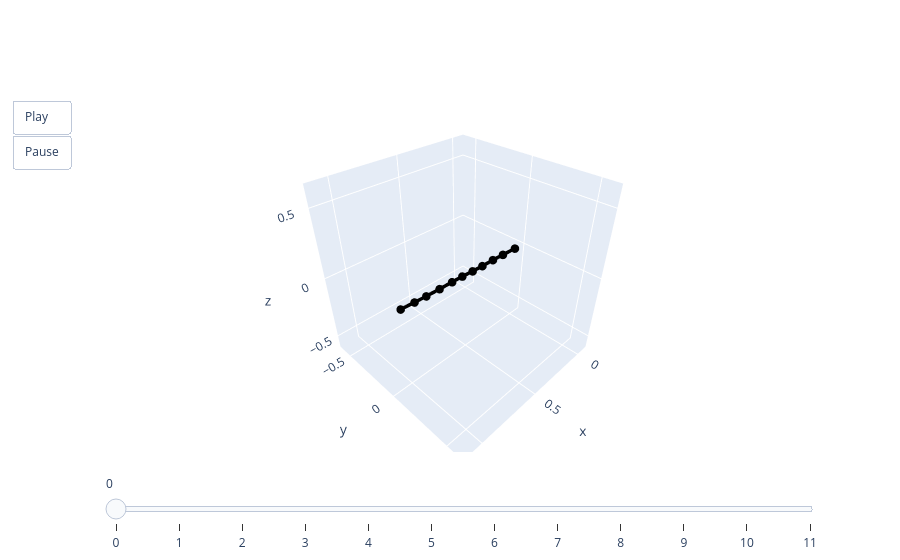

Notebook cell for this chart:
### Code cell
animate(valid.qs[0])

### Figure 1 — Plotly figure (JSON) as saved in the notebook; plotly's stock layout.template omitted (floating-point values rounded to 4 significant figures)
{"data": [{"line": {"color": "black", "width": 7}, "marker": {"size": 5}, "mode": "lines+markers", "type": "scatter3d", "x": [0, 0.132, 0.2369, 0.3423, 0.4362, 0.5316, 0.6221, 0.7287, 0.836, 0.927, 1.029], "y": [0, 0, 0, 0, 0, 0, 0, 0, 0, 0, 0], "z": [0, 0.006506, 0.01051, 0.01152, 0.01494, 0.02127, 0.02302, 0.02516, 0.02819, 0.03315, 0.03951]}], "layout": {"scene": {"aspectmode": "cube", "xaxis": {"autorange": false, "range": [-0.105, 1.155]}, "yaxis": {"autorange": false, "range": [-0.6298, 0.6298]}, "zaxis": {"autorange": false, "range": [-0.6084, 0.6512]}}, "sliders": [{"steps": [{"args": [["0"], {"frame": {"duration": 0, "redraw": true}, "mode": "immediate"}], "label": "0", "method": "animate"}, {"args": [["1"], {"frame": {"duration": 0, "redraw": true}, "mode": "immediate"}], "label": "1", "method": "animate"}, {"args": [["2"], {"frame": {"duration": 0, "redraw": true}, "mode": "immediate"}], "label": "2", "method": "animate"}, {"args": [["3"], {"frame": {"duration": 0, "redraw": true}, "mode": "immediate"}], "label": "3", "method": "animate"}, {"args": [["4"], {"frame": {"duration": 0, "redraw": true}, "mode": "immediate"}], "label": "4", "method": "animate"}, {"args": [["5"], {"frame": {"duration": 0, "redraw": true}, "mode": "immediate"}], "label": "5", "method": "animate"}, {"args": [["6"], {"frame": {"duration": 0, "redraw": true}, "mode": "immediate"}], "label": "6", "method": "animate"}, {"args": [["7"], {"frame": {"duration": 0, "redraw": true}, "mode": "immediate"}], "label": "7", "method": "animate"}, {"args": [["8"], {"frame": {"duration": 0, "redraw": true}, "mode": "immediate"}], "label": "8", "method": "animate"}, {"args": [["9"], {"frame": {"duration": 0, "redraw": true}, "mode": "immediate"}], "label": "9", "method": "animate"}, {"args": [["10"], {"frame": {"duration": 0, "redraw": true}, "mode": "immediate"}], "label": "10", "method": "animate"}, {"args": [["11"], {"frame": {"duration": 0, "redraw": true}, "mode": "immediate"}], "label": "11", "method": "animate"}]}], "updatemenus": [{"buttons": [{"args": [null, {"frame": {"duration": 50, "redraw": true}, "fromcurrent": true}], "label": "Play", "method": "animate"}, {"args": [[null], {"frame": {"duration": 0, "redraw": true}, "mode": "immediate"}], "label": "Pause", "method": "animate"}], "showactive": false, "type": "buttons"}]}}
